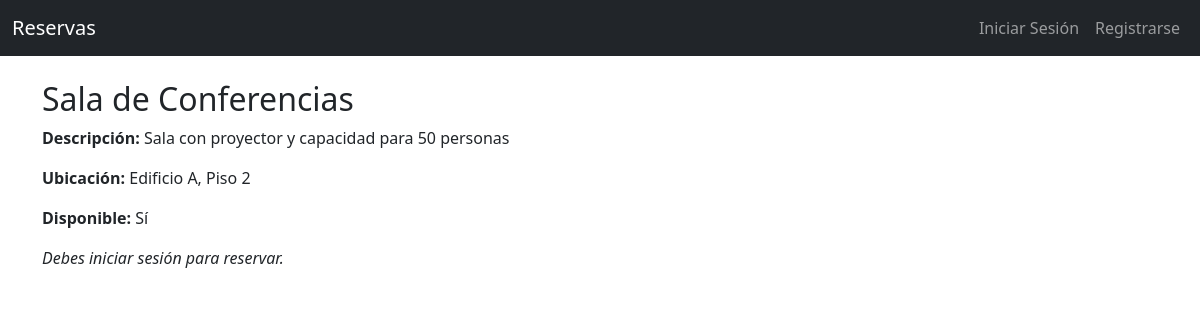
Screenshot of /recurso/1/ with the database file from the repository.
### reservas/models.py (models this page shows, shortened)
class Recurso(models.Model):
    nombre = models.CharField(max_length=100, unique=True)
    descripcion = models.TextField(blank=True)
    ubicacion = models.CharField(max_length=100, blank=True)
    disponible = models.BooleanField(default=True)

### reservas/views.py (the view)
# urls.py: path('recurso/<int:pk>/', views.RecursoDetailView.as_view(), name='recurso_detail'),
class RecursoDetailView(DetailView):
    model = Recurso
    template_name = 'reservas/recurso_detail.html'
    context_object_name = 'recurso'

### reservas/templates/reservas/recurso_detail.html (shortened to what this page needs)
{% extends "reservas/base.html" %}
{% block content %}
<h2>{{ recurso.nombre }}</h2>
<p><strong>Descripción:</strong> {{ recurso.descripcion }}</p>
<p><strong>Ubicación:</strong> {{ recurso.ubicacion }}</p>
<p><strong>Disponible:</strong> {{ recurso.disponible|yesno:"Sí,No" }}</p>
{% if user.is_authenticated %}
  <a href="{% url 'crear_reserva' %}" class="btn btn-primary mt-3">Reservar</a>
{% else %}
  <p class="mt-3"><em>Debes iniciar sesión para reservar.</em></p>
{% endif %}
{% endblock %}

### rows the page displays
Recurso: nombre "Sala de Conferencias", descripcion "Sala con proyector y capacidad para 50 personas", ubicacion "Edificio A, Piso 2", disponible "Sí"
